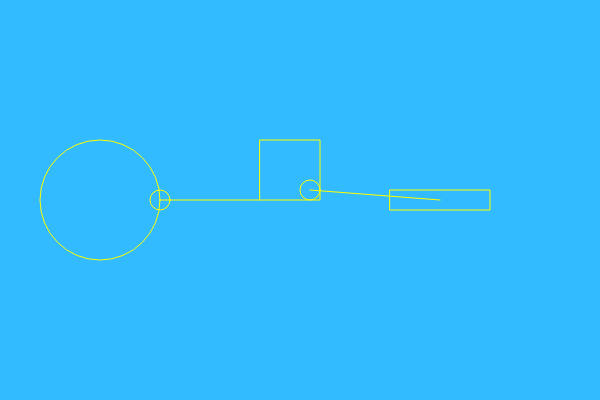
Frame 1 (no input)
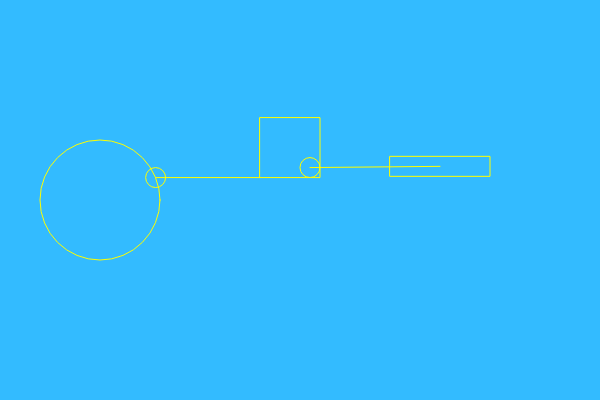
Frame 60 (no input)
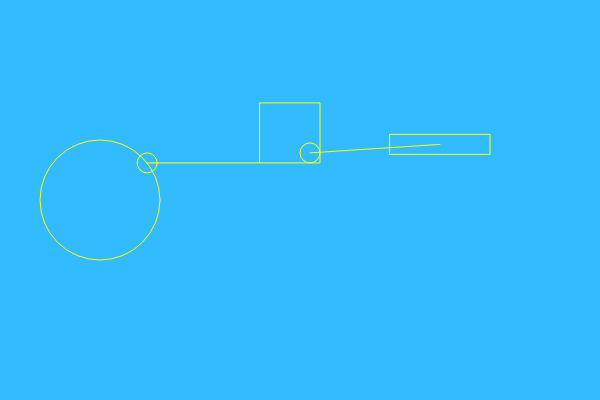
Frame 120 (the mouse pressed at the canvas centre since frame 60)

The p5.js sketch that drew these frames (run headless with seeded random() and noise() and a simulated clock; from frame 60 on, the mouse is pressed at the canvas centre):

// p5.js sketch
// ── sketch.js
let rotation = 0;
let angle = 0

function setup() {
  createCanvas(600, 400);
  colorMode(HSL);
}

function draw() {
  background(200, 100, 60);
  noFill();
  stroke(60,100,50);
  translate(100, 200);
  const r = 60
  ellipse(0,0, 2 * r)
  const x = cos(angle) * r 
  const y = sin(angle) * r
  let r2= 10
  ellipse(x,y, 2 * r2)
  line(x,y,160, y)
  square(160, y-60, 60)
  let y2 = map(y, -r, r, -1.5 * r, 1.5 * r)
  ellipse(210, y-10, 20)
  line(210, y-10, 340, y2)
  push()
  translate(-50, -10)
  rect(340, y2,100,20)
  pop()
  angle += 0.1
  rotation += 0.001
  // time += 0.01
}
